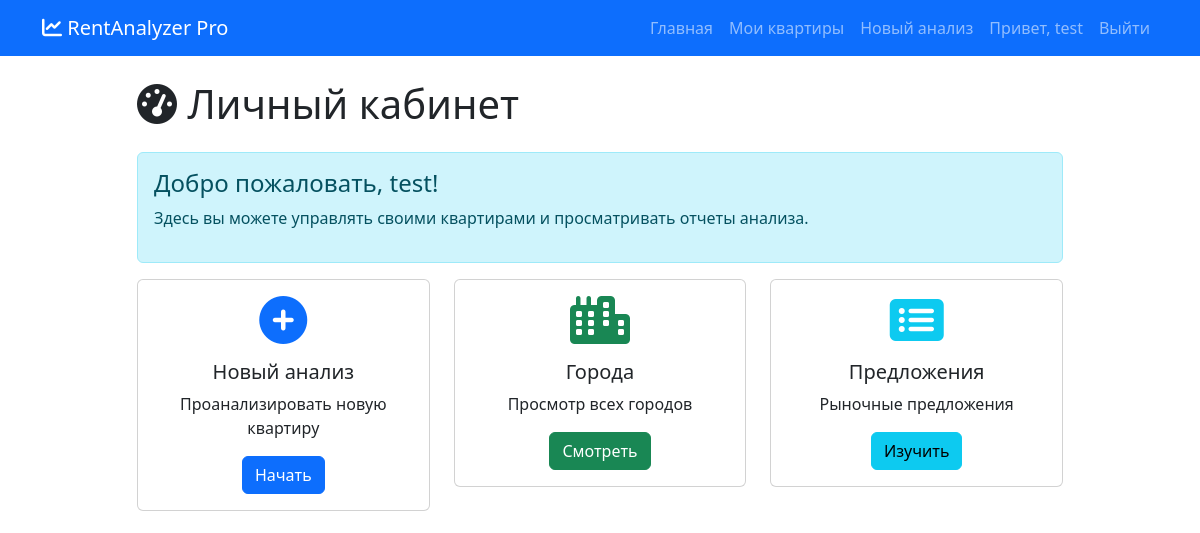
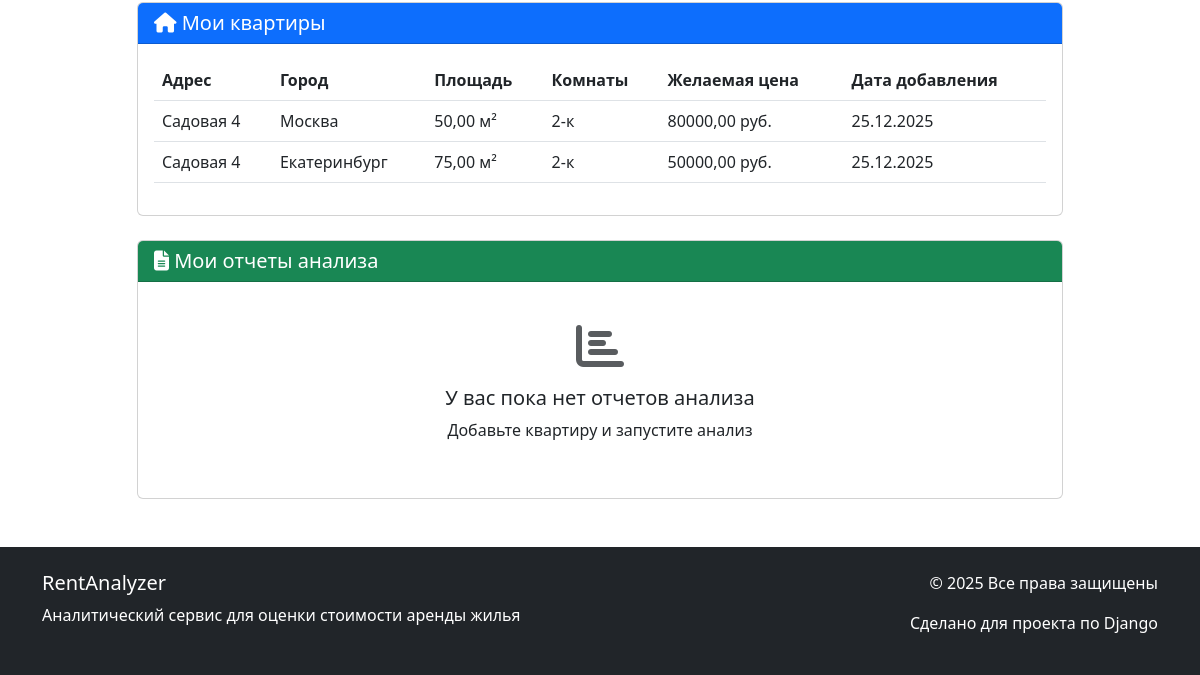
Page /analyzer/dashboard/ (signed in) on the earlier database version (2 pictures, top to bottom).
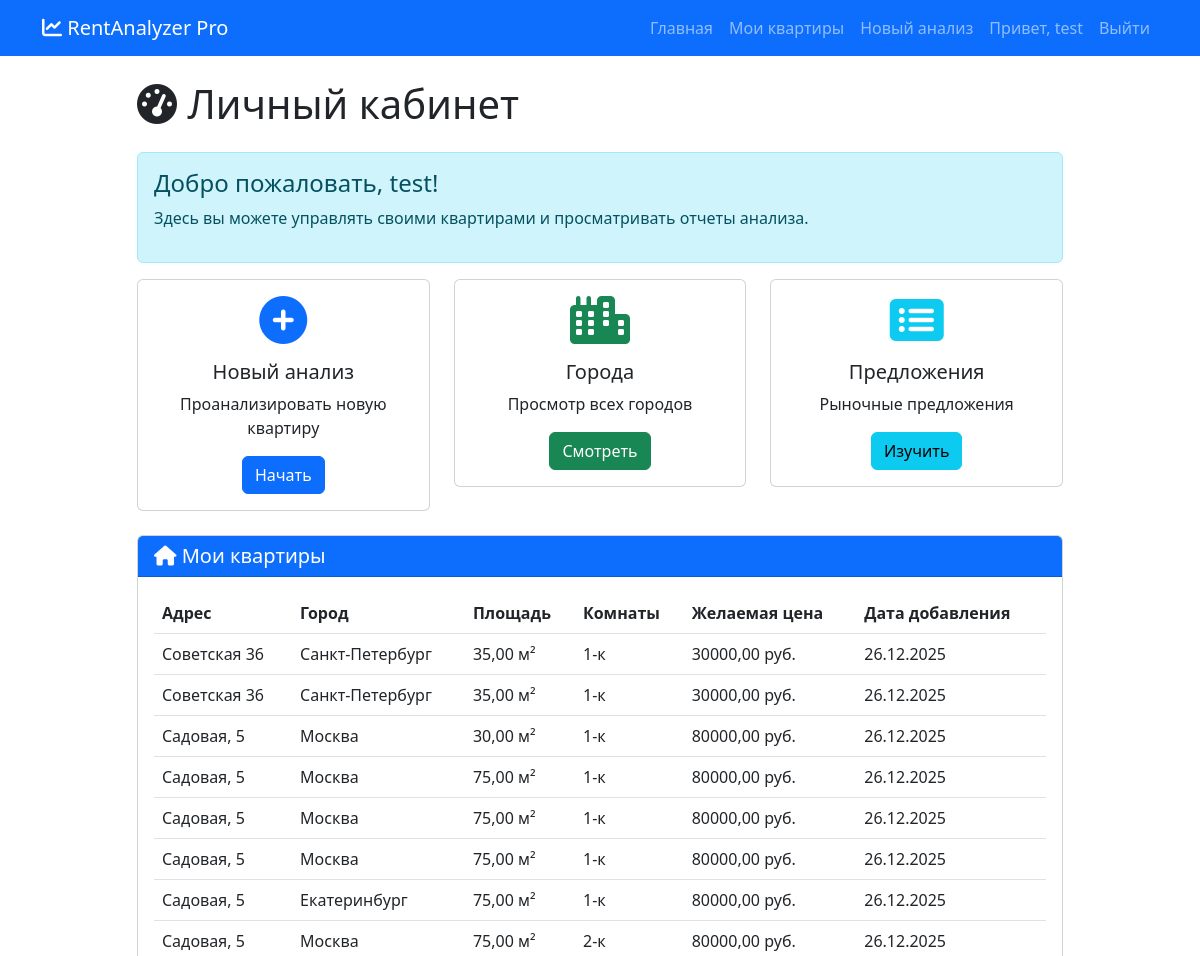
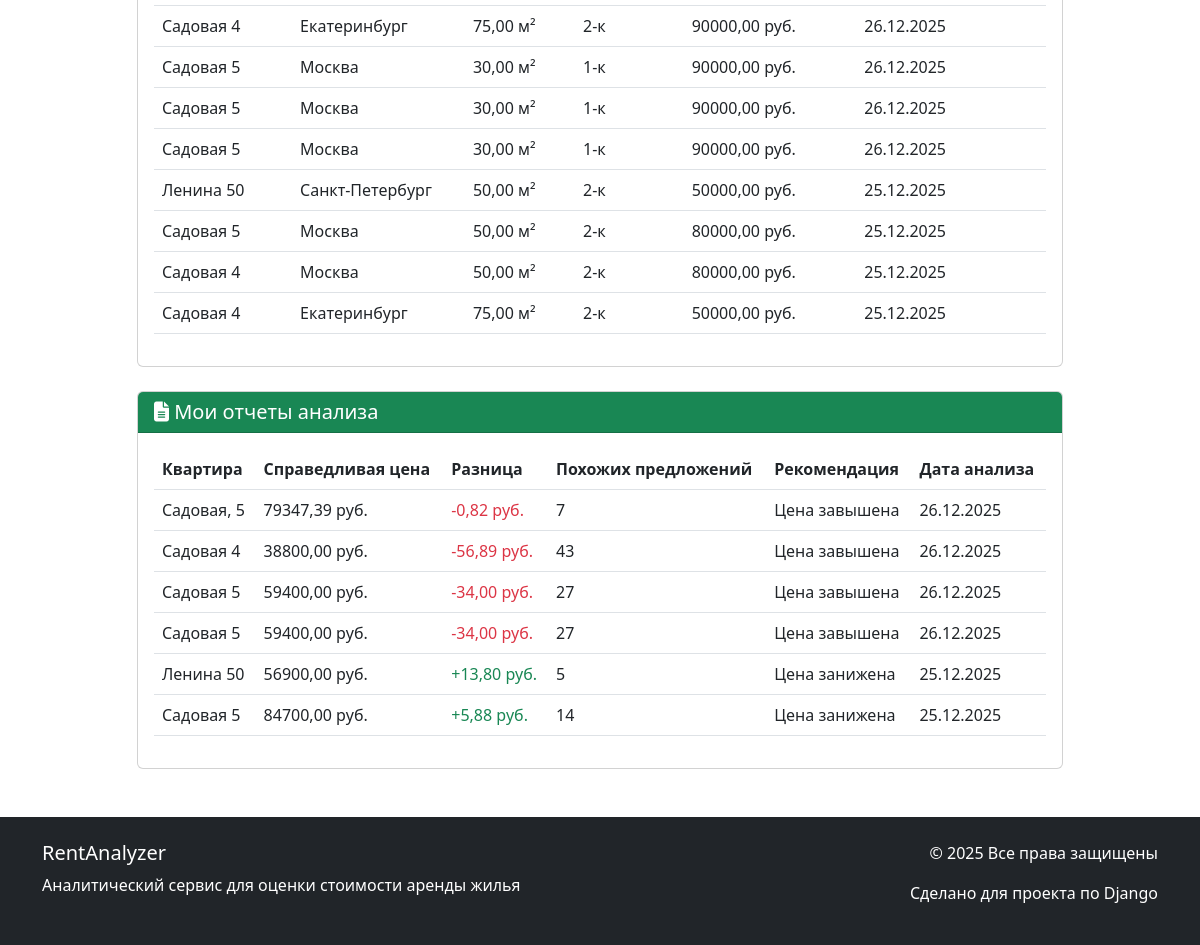
Same page on the later database version (2 pictures, top to bottom).
### analyzer/models.py (models this page shows, shortened)
class Apartment(models.Model):
    REPAIR_CHOICES = [
        ('без ремонта', 'Без ремонта'),
        ('косметический', 'Косметический'),
        ('евро', 'Евроремонт'),
        ('дизайнерский', 'Дизайнерский'),
    ]
    user = models.ForeignKey(
        User,
        on_delete=models.CASCADE,
        verbose_name='Пользователь',
        related_name='apartments'
    )
    city = models.ForeignKey(
        City,
        on_delete=models.CASCADE,
        verbose_name='Город',
        related_name='apartments'
    )
    address = models.CharField(
        max_length=255,
        verbose_name='Адрес',
        help_text='Улица, дом, корпус'
    )
    area = models.DecimalField(
        max_digits=6,
        decimal_places=2,
        verbose_name='Площадь (м²)',
        help_text='Общая площадь квартиры'
    )
    rooms = models.IntegerField(
        verbose_name='Количество комнат',
        choices=[(i, f"{i}-к") for i in range(1, 6)],
        default=1
    )
    floor = models.IntegerField(
        verbose_name='Этаж',
        help_text='На каком этаже находится квартира'
    )
    total_floors = models.IntegerField(
        verbose_name='Всего этажей в доме',
        help_text='Общее количество этажей в здании'
    )
    has_balcony = models.BooleanField(
        default=False,
        verbose_name='Балкон/лоджия'
    )
    repair_type = models.CharField(
        max_length=20,
        choices=REPAIR_CHOICES,
        default='косметический',
        verbose_name='Тип ремонта'
    )
    description = models.TextField(
        verbose_name='Дополнительное описание',
        blank=True,
        help_text='Дополнительные особенности квартиры'
    )
    desired_price = models.DecimalField(
        max_digits=10,
        decimal_places=2,
        verbose_name='Желаемая цена аренды (руб./мес.)',
        help_text='Цена, которую вы хотели бы получать'
    )
    created_at = models.DateTimeField(
        auto_now_add=True,
        verbose_name='Дата добавления'
    )
    updated_at = models.DateTimeField(
        auto_now=True,
        verbose_name='Дата обновления'
    )
    class Meta:
        verbose_name = 'Квартира'
        verbose_name_plural = 'Квартиры'
        ordering = ['-created_at']
    latitude = models.DecimalField(
        max_digits=9,
        decimal_places=6,
        verbose_name='Широта',
        blank=True,
        null=True,
        help_text='Географическая широта (автоматически заполняется)'
    )
    longitude = models.DecimalField(
        max_digits=9,
        decimal_places=6,
        verbose_name='Долгота',
        blank=True,
        null=True,
        help_text='Географическая долгота (автоматически заполняется)'
    )

class City(models.Model):
    name = models.CharField(
        max_length=100,
        verbose_name='Название города',
        unique=True
    )
    slug = models.SlugField(
        max_length=100,
        unique=True,
        verbose_name='URL-идентификатор',
        blank=True
    )
    latitude = models.DecimalField(
        max_digits=9,
        decimal_places=6,
        verbose_name='Широта',
        blank=True,
        null=True,
        help_text='Географическая широта центра города'
    )
    longitude = models.DecimalField(
        max_digits=9,
        decimal_places=6,
        verbose_name='Долгота',
        blank=True,
        null=True,
        help_text='Географическая долгота центра города'
    )
    avg_price_per_sqm = models.DecimalField(
        max_digits=10,
        decimal_places=2,
        verbose_name='Средняя цена за м² (руб.)',
        help_text='Средняя рыночная цена за квадратный метр'
    )
    population = models.IntegerField(
        verbose_name='Население',
        blank=True,
        null=True,
        help_text='Примерная численность населения'
    )
    description = models.TextField(
        verbose_name='Описание',
        blank=True,
        help_text='Краткое описание города, районов, инфраструктуры'
    )
    class Meta:
        verbose_name = 'Город'
        verbose_name_plural = 'Города'
        ordering = ['name']

class AnalysisReport(models.Model):
    apartment = models.OneToOneField(
        Apartment,
        on_delete=models.CASCADE,
        verbose_name='Квартира',
        related_name='analysis_report'
    )
    fair_price = models.DecimalField(
        max_digits=10,
        decimal_places=2,
        verbose_name='Справедливая цена (руб./мес.)'
    )
    price_difference = models.DecimalField(
        max_digits=10,
        decimal_places=2,
        verbose_name='Разница с желаемой ценой',
        help_text='Отрицательное - цена завышена, положительное - занижена'
    )
    similar_offers_count = models.IntegerField(
        verbose_name='Количество похожих предложений'
    )
    avg_price_per_sqm = models.DecimalField(
        max_digits=10,
        decimal_places=2,
        verbose_name='Средняя цена за м²'
    )
    median_price = models.DecimalField(
        max_digits=10,
        decimal_places=2,
        verbose_name='Медианная цена'
    )
    min_price = models.DecimalField(
        max_digits=10,
        decimal_places=2,
        verbose_name='Минимальная цена'
    )
    max_price = models.DecimalField(
        max_digits=10,
        decimal_places=2,
        verbose_name='Максимальная цена'
    )
    recommendation = models.TextField(
        verbose_name='Рекомендация',
        help_text='Текстовая рекомендация по ценообразованию'
    )
    chart_image = models.ImageField(
        upload_to='analysis_charts/',
        verbose_name='График анализа',
        blank=True,
        null=True
    )
    created_at = models.DateTimeField(
        auto_now_add=True,
        verbose_name='Дата создания отчета'
    )
    class Meta:
        verbose_name = 'Отчет анализа'
        verbose_name_plural = 'Отчеты анализа'
        ordering = ['-created_at']
    def get_recommendation_type(self):
        if self.price_difference > 0:
            return "Цена занижена"
        elif self.price_difference < 0:
            return "Цена завышена"
        else:
            return "Цена оптимальна"

### analyzer/views.py (the view)
# urls.py: path('dashboard/', views.dashboard, name='dashboard'),
@login_required
def dashboard(request):
    user_apartments = Apartment.objects.filter(user=request.user)
    reports = AnalysisReport.objects.filter(apartment__user=request.user)
    context = {
        'user_apartments': user_apartments,
        'reports': reports,
    }
    return render(request, 'analyzer/dashboard.html', context)

### templates/analyzer/dashboard.html (shortened to what the changed rows need)
{% extends 'base.html' %}
{% block content %}
<div class="row">
    <div class="col-lg-10 mx-auto">
        <h1 class="mb-4"><i class="fas fa-tachometer-alt"></i> Личный кабинет</h1>
        <div class="card mb-4">
            <div class="card-body">
                {% if user_apartments %}
                    <div class="table-responsive">
                        <table class="table table-hover">
                            <thead>
                                <tr>
                                    <th>Адрес</th>
                                    <th>Город</th>
                                    <th>Площадь</th>
                                    <th>Комнаты</th>
                                    <th>Желаемая цена</th>
                                    <th>Дата добавления</th>
                                </tr>
                            </thead>
                            <tbody>
                                {% for apartment in user_apartments %}
                                <tr>
                                    <td>{{ apartment.address }}</td>
                                    <td>{{ apartment.city.name }}</td>
                                    <td>{{ apartment.area }} м²</td>
                                    <td>{{ apartment.rooms }}-к</td>
                                    <td>{{ apartment.desired_price }} руб.</td>
                                    <td>{{ apartment.created_at|date:"d.m.Y" }}</td>
                                </tr>
                                {% endfor %}
                            </tbody>
                        </table>
                    </div>
                {% endif %}
            </div>
        </div>
        <div class="card">
            <div class="card-body">
                {% if reports %}
                    <div class="table-responsive">
                        <table class="table table-hover">
                            <thead>
                                <tr>
                                    <th>Квартира</th>
                                    <th>Справедливая цена</th>
                                    <th>Разница</th>
                                    <th>Похожих предложений</th>
                                    <th>Рекомендация</th>
                                    <th>Дата анализа</th>
                                </tr>
                            </thead>
                            <tbody>
                                {% for report in reports %}
                                <tr>
                                    <td>{{ report.apartment.address|truncatechars:30 }}</td>
                                    <td>{{ report.fair_price }} руб.</td>
                                    <td>
                                        {% if report.price_difference > 0 %}
                                            <span class="text-success">+{{ report.price_difference }} руб.</span>
                                        {% elif report.price_difference < 0 %}
                                            <span class="text-danger">{{ report.price_difference }} руб.</span>
                                        {% else %}
                                            <span class="text-muted">{{ report.price_difference }} руб.</span>
                                        {% endif %}
                                    </td>
                                    <td>{{ report.similar_offers_count }}</td>
                                    <td>{{ report.get_recommendation_type }}</td>
                                    <td>{{ report.created_at|date:"d.m.Y" }}</td>
                                </tr>
                                {% endfor %}
                            </tbody>
                        </table>
                    </div>
                {% else %}
                    <div class="text-center py-4">
                        <i class="fas fa-chart-bar fa-3x text-muted mb-3"></i>
                        <h5>У вас пока нет отчетов анализа</h5>
                        <p>Добавьте квартиру и запустите анализ</p>
                    </div>
                {% endif %}
            </div>
        </div>
    </div>
</div>
{% endblock %}

Differences in the rows shown:
added Apartment: address "Советская 36", city.name "Санкт-Петербург", area "35,00", rooms "1", desired_price "30000,00", created_at "26.12.2025"
added Apartment: address "Советская 36", city.name "Санкт-Петербург", area "35,00", rooms "1", desired_price "30000,00", created_at "26.12.2025"
added Apartment: address "Садовая, 5", city.name "Москва", area "30,00", rooms "1", desired_price "80000,00", created_at "26.12.2025"
added Apartment: address "Садовая, 5", city.name "Москва", area "75,00", rooms "1", desired_price "80000,00", created_at "26.12.2025"
added Apartment: address "Садовая, 5", city.name "Москва", area "75,00", rooms "1", desired_price "80000,00", created_at "26.12.2025"
added Apartment: address "Садовая, 5", city.name "Москва", area "75,00", rooms "1", desired_price "80000,00", created_at "26.12.2025"
added Apartment: address "Садовая, 5", city.name "Екатеринбург", area "75,00", rooms "1", desired_price "80000,00", created_at "26.12.2025"
added Apartment: address "Садовая, 5", city.name "Москва", area "75,00", rooms "2", desired_price "80000,00", created_at "26.12.2025"
added Apartment: address "Садовая 4", city.name "Екатеринбург", area "75,00", rooms "2", desired_price "90000,00", created_at "26.12.2025"
added Apartment: address "Садовая 5", city.name "Москва", area "30,00", rooms "1", desired_price "90000,00", created_at "26.12.2025"
added Apartment: address "Садовая 5", city.name "Москва", area "30,00", rooms "1", desired_price "90000,00", created_at "26.12.2025"
added Apartment: address "Садовая 5", city.name "Москва", area "30,00", rooms "1", desired_price "90000,00", created_at "26.12.2025"
added Apartment: address "Ленина 50", city.name "Санкт-Петербург", area "50,00", rooms "2", desired_price "50000,00", created_at "25.12.2025"
added Apartment: address "Садовая 5", city.name "Москва", area "50,00", rooms "2", desired_price "80000,00", created_at "25.12.2025"
added AnalysisReport: apartment.address "Садовая, 5", fair_price "79347,39", price_difference "-0,82", similar_offers_count "7", get_recommendation_type "Цена завышена", created_at "26.12.2025"
added AnalysisReport: apartment.address "Садовая 4", fair_price "38800,00", price_difference "-56,89", similar_offers_count "43", get_recommendation_type "Цена завышена", created_at "26.12.2025"
added AnalysisReport: apartment.address "Садовая 5", fair_price "59400,00", price_difference "-34,00", similar_offers_count "27", get_recommendation_type "Цена завышена", created_at "26.12.2025"
added AnalysisReport: apartment.address "Садовая 5", fair_price "59400,00", price_difference "-34,00", similar_offers_count "27", get_recommendation_type "Цена завышена", created_at "26.12.2025"
added AnalysisReport: apartment.address "Ленина 50", fair_price "56900,00", price_difference "13,80", similar_offers_count "5", get_recommendation_type "Цена занижена", created_at "25.12.2025"
added AnalysisReport: apartment.address "Садовая 5", fair_price "84700,00", price_difference "5,88", similar_offers_count "14", get_recommendation_type "Цена занижена", created_at "25.12.2025"
Other differences:
text no longer shown: "У вас пока нет отчетов анализа Добавьте квартиру и запустите анализ"
text now shown: "Квартира Справедливая цена Разница Похожих предложений Рекомендация Дата анализа"
